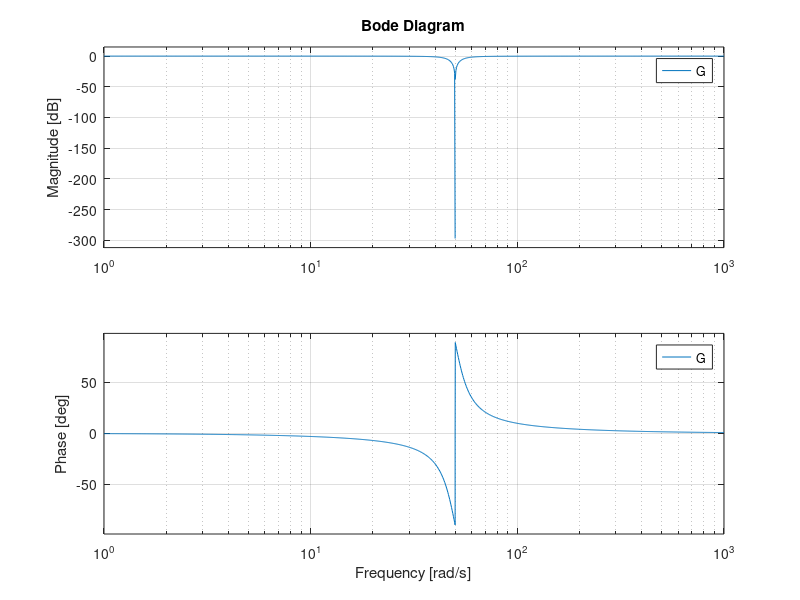

Recreate this plot in MATLAB. (Note: this script raises an error after producing the figure.)
hold on;
sigma=1:3:15;
for i=sigma
    G = tf([1, 0, 50^2], [1, i, 50^2]);
    bode(G);
end
legend("\sigma = " + string(sigma))